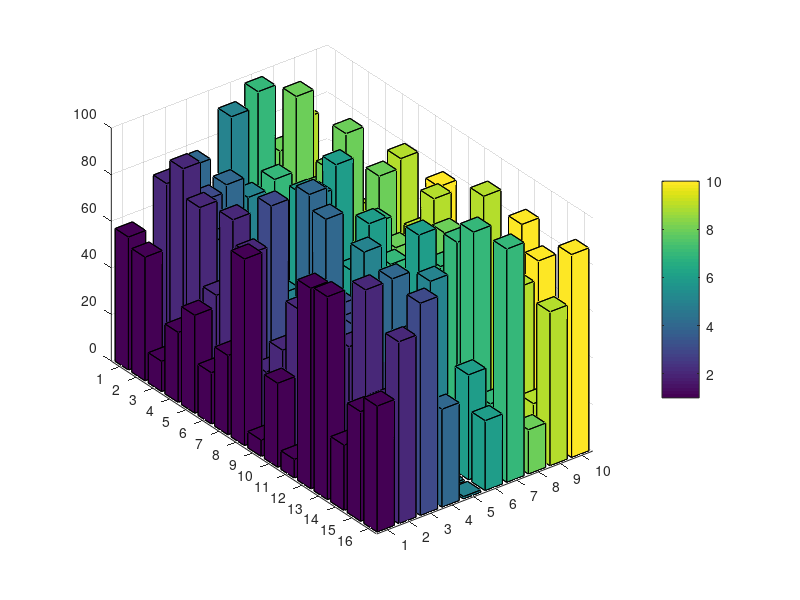

Write the MATLAB code that produced this figure. (Note: this script raises an error after producing the figure.)
Z = randi(100, 16, 10);

figure();
barObj = bar3(Z);
colorbar

for k = 1:length(barObj)
    zdata = barObj(k).ZData;
    barObj(k).CData = zdata;
    barObj(k).FaceColor = 'interp';
end
